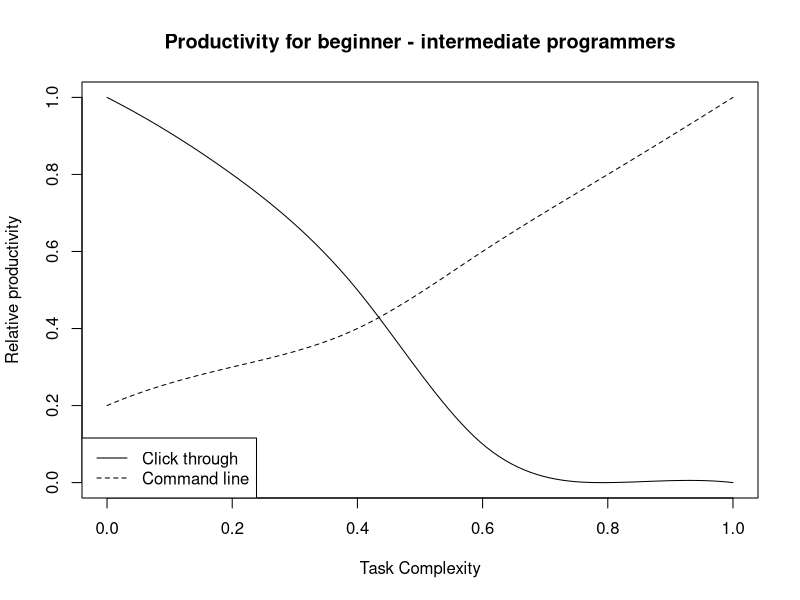

Source code (R):
# How productive can you be from the command line?

args = commandArgs(trailingOnly = TRUE)

print(args)

ygui = c(1, 0.8, 0.5, 0.1, 0, 0)
ycmd = c(0.2, 0.3, 0.4, 0.6, 0.8, 1)
x = seq(0, 1, along.with = ygui)
splinex = function(y) spline(x, y, n = 100)


pdf(args[1])
plot(splinex(ygui)
     , type = "l"
     , main = "Productivity for beginner - intermediate programmers"
     , ylim = c(0, 1)
     #, yaxt = "n"
     , xlab = "Task Complexity"
     , ylab = "Relative productivity"
     )
lines(splinex(ycmd), lty = 2)
legend("bottomleft", c("Click through", "Command line"), lty = 1:2)
dev.off()
